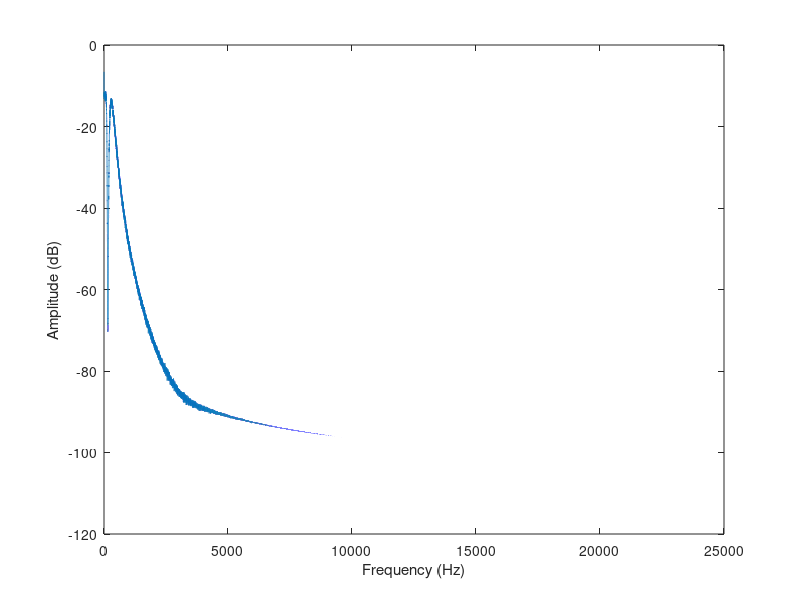

Reproduce this figure in MATLAB.
%Author: Felipe Fava de Lima
%Octave GNU Code
%Generate noise sound with specific frequencies content

clear all
pkg load signal
Fs = 44100;
te = 100;
dt = 1/Fs;
t = 0:dt:te-dt;
df = 1/te;
f = 0:df:Fs-df;

%Gen white Noise
y = randn(length(t),1);

%BP.wav filter
[b,a] = butter(3,[100 250]/(Fs/2),'stop');
y = filter(b,a,y);
plot(y);

%LP.wav filter
%[b,a] = butter(3,[100 250]/(Fs/2),'stop');
%y = filter(b,a,y);
%plot(y);

%Ress.wav filter
%Idx150 = find(f>148);
%Idx150 = intersect(Idx150,find(f<152));
%Absfft = abs(fft(y));
%Absfft = Absfft(1:(end/2)+1);
%Anglefft = angle(fft(y));
%Absfft(Idx150) = 0;
%Absfft = Absfft';
%Absfft = [Absfft fliplr(Absfft(2:end-1))];
%yfft = pol2cart(Anglefft',Absfft);
%yfft = yfft(:,1) + i*yfft(:,2);
%y = real(ifft(yfft));

%low pass 350Hz
[b,a] = butter(4,350/(Fs/2),'low');
y = filter(b,a,y);
plot(y);
y=y/max(abs(y));
audiowrite('BP.wav',y,44100);

%Plot FFT
ffty = 20*log10(abs(fft(y)));
ffty = ffty - max(ffty);
Nwindow = 100;
window = (1/Nwindow)*ones(Nwindow,1);
ffty = filtfilt(window,1,ffty);
plot(f(1:end/2),ffty(1:end/2));
ylabel('Amplitude (dB)');
xlabel('Frequency (Hz)');
